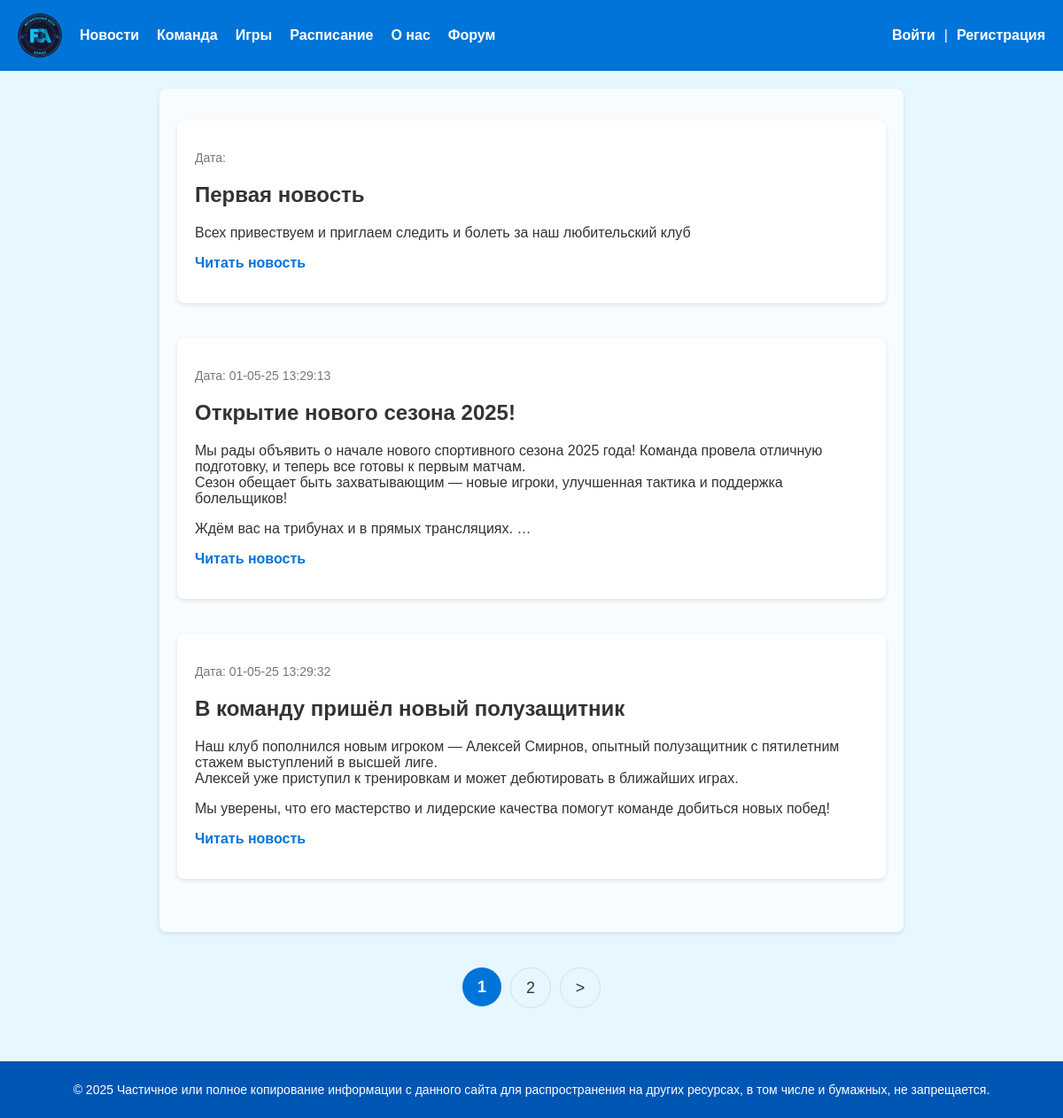
The app's page /, older data.
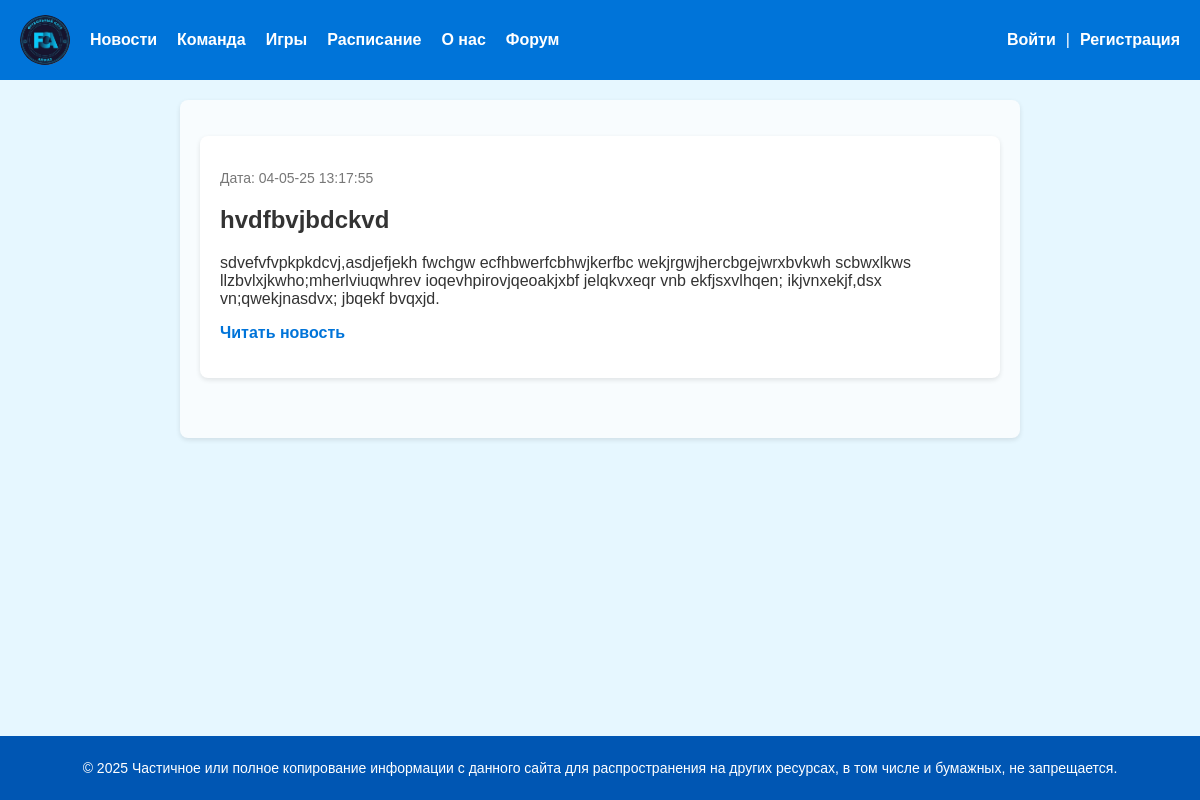
The same page, newer data.
### core/models.py (models this page shows, shortened)
class News(models.Model):
    title = models.CharField(max_length=255, verbose_name="Заголовок")
    slug = models.SlugField(max_length=255, unique=True, db_index=True, verbose_name="Slug")
    photo = models.ImageField(upload_to="news_photo/%y/%m/%d", default=None, blank=True, null=True, verbose_name="Фото")
    content = models.TextField(blank=True, verbose_name="Текст новости", validators=[MinLengthValidator(5, message="Минимум 5 символов"), MaxLengthValidator(10000, message="Максимум 10000 символов")])
    time_create = models.DateTimeField(auto_now_add=True, verbose_name="Время создания")
    def get_absolute_url(self):
        return reverse('news', kwargs={'news_slug': self.slug})
    class Meta:
        verbose_name = "Новость"
        verbose_name_plural = "Новости"

### core/views.py (the view)
# urls.py: path('', views.HomePage.as_view(), name='home'),
class HomePage(DataMixin, ListView):
    template_name = 'core/home.html'
    title_page = 'Главная страница'
    context_object_name = 'news'
    def get_queryset(self):
        return News.objects.all()
    def get_context_data(self, **kwargs):
        context = super().get_context_data(**kwargs)
        return self.get_mixin_context(context)

### core/utils.py (called while the page is built)
    def get_mixin_context(self, context, **kwargs):
        context.update(kwargs)
        return context

### users/context_processors.py (called while the page is built)
def get_menu_context(request):
    return {'menu': menu}

### core/templates/core/home.html (shortened to what this page needs)
{% extends "base.html" %}
{% load static %}
{% block content %}
<ul class="list-articles">
    {% for p in news %}
        <li>
            <div class="article-panel">
                <p class="last">Дата: {{ p.time_create|date:"d-m-y H:i:s" }}</p>
            </div>
            <h2>{{ p.title }}</h2>
            {% autoescape off %}
                {{ p.content|linebreaks|truncatewords:40 }}
            {% endautoescape %}
            <p class="link-read-post"><a href="{{ p.get_absolute_url }}">Читать новость</a></p>
        </li>
    {% endfor %}
</ul>
{% endblock %}
{% block navigation %}
    {% if page_obj.has_other_pages %}
        <nav class="list-pages">
            <ul>
                {% for p in paginator.page_range %}
                    {% if page_obj.number == p %}
                        <li class="page-num page-num-selected">{{ p }}</li>
                    {% elif p >= page_obj.number|add:-2 and p <= page_obj.number|add:2 %}
                        <li class="page-num">
                            <a href="?page={{ p }}">{{ p }}</a>
                        </li>
                    {% endif %}
                {% endfor %}
                {% if page_obj.has_next %}
                    <li class="page-num">
                        <a href="?page={{ page_obj.next_page_number }}">></a>
                    </li>
                {% endif %}
            </ul>
        </nav>
    {% endif %}
{% endblock %}

Row changes from the older to the newer data that the page shows:
removed News: title "Первая новость", content "Всех привествуем и приглаем следить и болеть за наш любительский клуб"
removed News: time_create "01-05-25 13:29:13", title "Открытие нового сезона 2025!", content "Мы рады объявить о начале нового спортивного сезона 2025 года! Команда провела отличную подготовку, и теперь все готовы к первым матчам. Сезон обещает быть захватывающим — новые игроки, улучшенная тактика и поддержка болельщиков! Ждём вас на трибунах и в прямых трансляциях. …"
removed News: time_create "01-05-25 13:29:32", title "В команду пришёл новый полузащитник", content "Наш клуб пополнился новым игроком — Алексей Смирнов, опытный полузащитник с пятилетним стажем выступлений в высшей лиге. Алексей уже приступил к тренировкам и может дебютировать в ближайших играх. Мы уверены, что его мастерство и лидерские качества помогут команде добиться новых побед!"
added News: time_create "04-05-25 13:17:55", title "hvdfbvjbdckvd", content "sdvefvfvpkpkdcvj,asdjefjekh fwchgw ecfhbwerfcbhwjkerfbc wekjrgwjhercbgejwrxbvkwh scbwxlkws llzbvlxjkwho;mherlviuqwhrev ioqevhpirovjqeoakjxbf jelqkvxeqr vnb ekfjsxvlhqen; ikjvnxekjf,dsx vn;qwekjnasdvx; jbqekf bvqxjd."
Text that changed along with them:
list line gone: "1"
list line gone: "2"
